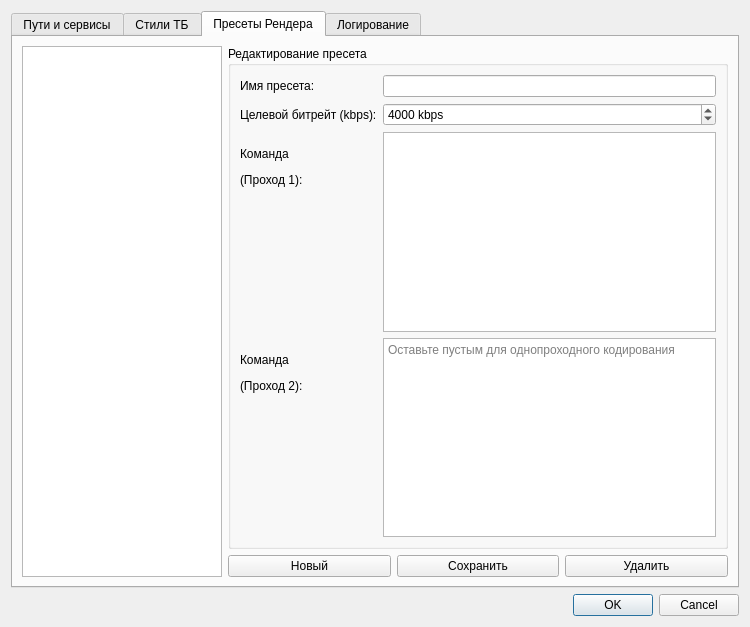
<?xml version="1.0" encoding="UTF-8"?>
<ui version="4.0">
 <class>SettingsDialog</class>
 <widget class="QDialog" name="SettingsDialog">
  <property name="geometry">
   <rect>
    <x>0</x>
    <y>0</y>
    <width>750</width>
    <height>627</height>
   </rect>
  </property>
  <property name="windowTitle">
   <string>Настройки</string>
  </property>
  <property name="modal">
   <bool>true</bool>
  </property>
  <layout class="QVBoxLayout" name="verticalLayout">
   <item>
    <widget class="QTabWidget" name="mainTabWidget">
     <property name="currentIndex">
      <number>2</number>
     </property>
     <widget class="QWidget" name="tabPaths">
      <attribute name="title">
       <string>Пути и сервисы</string>
      </attribute>
      <layout class="QVBoxLayout" name="verticalLayout_2">
       <item>
        <widget class="QGroupBox" name="groupBox">
         <property name="title">
          <string>Настройки Web API qBittorrent</string>
         </property>
         <layout class="QFormLayout" name="formLayout">
          <item row="0" column="0">
           <widget class="QLabel" name="label">
            <property name="text">
             <string>Хост:</string>
            </property>
           </widget>
          </item>
          <item row="0" column="1">
           <widget class="QLineEdit" name="hostEdit"/>
          </item>
          <item row="1" column="0">
           <widget class="QLabel" name="label_2">
            <property name="text">
             <string>Порт:</string>
            </property>
           </widget>
          </item>
          <item row="1" column="1">
           <widget class="QSpinBox" name="portSpinBox">
            <property name="minimum">
             <number>1</number>
            </property>
            <property name="maximum">
             <number>65535</number>
            </property>
           </widget>
          </item>
          <item row="2" column="0">
           <widget class="QLabel" name="label_3">
            <property name="text">
             <string>Имя пользователя:</string>
            </property>
           </widget>
          </item>
          <item row="2" column="1">
           <widget class="QLineEdit" name="userEdit"/>
          </item>
          <item row="3" column="0">
           <widget class="QLabel" name="label_4">
            <property name="text">
             <string>Пароль:</string>
            </property>
           </widget>
          </item>
          <item row="3" column="1">
           <widget class="QLineEdit" name="passwordEdit">
            <property name="echoMode">
             <enum>QLineEdit::EchoMode::Password</enum>
            </property>
           </widget>
          </item>
         </layout>
        </widget>
       </item>
       <item>
        <widget class="QGroupBox" name="groupBox_2">
         <property name="title">
          <string>Пути к утилитам</string>
         </property>
         <layout class="QGridLayout" name="gridLayout">
          <item row="0" column="0">
           <widget class="QLabel" name="label_5">
            <property name="text">
             <string>Путь к mkvmerge.exe:</string>
            </property>
           </widget>
          </item>
          <item row="0" column="1">
           <widget class="QLineEdit" name="mkvToolNixPathEdit"/>
          </item>
          <item row="0" column="2">
           <widget class="QPushButton" name="browseMkvToolNixButton">
            <property name="text">
             <string>Обзор...</string>
            </property>
           </widget>
          </item>
          <item row="1" column="0">
           <widget class="QLabel" name="label_8">
            <property name="text">
             <string>Путь к mkvextract.exe:</string>
            </property>
           </widget>
          </item>
          <item row="1" column="1">
           <widget class="QLineEdit" name="mkvExtractPathEdit"/>
          </item>
          <item row="1" column="2">
           <widget class="QPushButton" name="browseMkvExtractButton">
            <property name="text">
             <string>Обзор...</string>
            </property>
           </widget>
          </item>
          <item row="2" column="0">
           <widget class="QLabel" name="label_6">
            <property name="text">
             <string>Путь к ffmpeg.exe:</string>
            </property>
           </widget>
          </item>
          <item row="2" column="1">
           <widget class="QLineEdit" name="ffmpegPathEdit"/>
          </item>
          <item row="2" column="2">
           <widget class="QPushButton" name="browseFfmpegButton">
            <property name="text">
             <string>Обзор...</string>
            </property>
           </widget>
          </item>
          <item row="3" column="0">
           <widget class="QLabel" name="label_9">
            <property name="text">
             <string>Путь к qbittorrent.exe:</string>
            </property>
           </widget>
          </item>
          <item row="3" column="1">
           <widget class="QLineEdit" name="qbittorrentPathEdit"/>
          </item>
          <item row="3" column="2">
           <widget class="QPushButton" name="browseQbittorrentButton">
            <property name="text">
             <string>Обзор...</string>
            </property>
           </widget>
          </item>
         </layout>
        </widget>
       </item>
       <item>
        <widget class="QGroupBox" name="groupBox_3">
         <property name="title">
          <string>Настройки работы с файлами</string>
         </property>
         <layout class="QGridLayout" name="gridLayout_2">
          <item row="0" column="0" colspan="2">
           <widget class="QCheckBox" name="deleteTempFilesCheckBox">
            <property name="text">
             <string>Удалять временные видео- и аудиофайлы после сборки</string>
            </property>
           </widget>
          </item>
          <item row="1" column="0">
           <widget class="QLabel" name="label_12">
            <property name="text">
             <string>Действие с файлами, указанными вручную:</string>
            </property>
           </widget>
          </item>
          <item row="1" column="1">
           <widget class="QComboBox" name="userFileActionComboBox">
            <item>
             <property name="text">
              <string>Перемещать в папку проекта</string>
             </property>
            </item>
            <item>
             <property name="text">
              <string>Копировать в папку проекта</string>
             </property>
            </item>
            <item>
             <property name="text">
              <string>Использовать оригинальный путь</string>
             </property>
            </item>
           </widget>
          </item>
         </layout>
        </widget>
       </item>
       <item>
        <spacer name="verticalSpacer">
         <property name="orientation">
          <enum>Qt::Orientation::Vertical</enum>
         </property>
         <property name="sizeHint" stdset="0">
          <size>
           <width>20</width>
           <height>40</height>
          </size>
         </property>
        </spacer>
       </item>
      </layout>
     </widget>
     <widget class="QWidget" name="tabTbStyles">
      <attribute name="title">
       <string>Стили ТБ</string>
      </attribute>
      <layout class="QVBoxLayout" name="verticalLayout_3">
       <item>
        <widget class="QTableWidget" name="tbStylesTable">
         <column>
          <property name="text">
           <string>Имя стиля</string>
          </property>
         </column>
         <column>
          <property name="text">
           <string>PlayResX</string>
          </property>
         </column>
         <column>
          <property name="text">
           <string>Теги</string>
          </property>
         </column>
         <column>
          <property name="text">
           <string>Margin L</string>
          </property>
         </column>
         <column>
          <property name="text">
           <string>Margin R</string>
          </property>
         </column>
         <column>
          <property name="text">
           <string>Margin V</string>
          </property>
         </column>
        </widget>
       </item>
       <item>
        <layout class="QHBoxLayout" name="horizontalLayout">
         <item>
          <widget class="QPushButton" name="addTbStyleButton">
           <property name="text">
            <string>Добавить стиль</string>
           </property>
          </widget>
         </item>
         <item>
          <widget class="QPushButton" name="removeTbStyleButton">
           <property name="text">
            <string>Удалить выбранный</string>
           </property>
          </widget>
         </item>
         <item>
          <spacer name="horizontalSpacer">
           <property name="orientation">
            <enum>Qt::Orientation::Horizontal</enum>
           </property>
           <property name="sizeHint" stdset="0">
            <size>
             <width>40</width>
             <height>20</height>
            </size>
           </property>
          </spacer>
         </item>
        </layout>
       </item>
      </layout>
     </widget>
     <widget class="QWidget" name="tabRenderPresets">
      <attribute name="title">
       <string>Пресеты Рендера</string>
      </attribute>
      <layout class="QHBoxLayout" name="horizontalLayout_2">
       <item>
        <widget class="QListWidget" name="renderPresetsList">
         <property name="maximumSize">
          <size>
           <width>200</width>
           <height>16777215</height>
          </size>
         </property>
        </widget>
       </item>
       <item>
        <layout class="QVBoxLayout" name="verticalLayout_4">
         <item>
          <widget class="QGroupBox" name="renderPresetEditorGroup">
           <property name="title">
            <string>Редактирование пресета</string>
           </property>
           <layout class="QFormLayout" name="formLayout_2">
            <item row="0" column="0">
             <widget class="QLabel" name="label_7">
              <property name="text">
               <string>Имя пресета:</string>
              </property>
             </widget>
            </item>
            <item row="0" column="1">
             <widget class="QLineEdit" name="renderPresetNameEdit"/>
            </item>
            <item row="1" column="0">
             <widget class="QLabel" name="label_26">
              <property name="text">
               <string>Целевой битрейт (kbps):</string>
              </property>
             </widget>
            </item>
            <item row="1" column="1">
             <widget class="QSpinBox" name="targetBitrateSpinBox">
              <property name="toolTip">
               <string>Целевой битрейт для проверки. Установите 0, чтобы отключить проверку.</string>
              </property>
              <property name="suffix">
               <string> kbps</string>
              </property>
              <property name="maximum">
               <number>50000</number>
              </property>
              <property name="value">
               <number>4000</number>
              </property>
             </widget>
            </item>
            <item row="2" column="0">
             <widget class="QLabel" name="label_10">
              <property name="text">
               <string>&lt;html&gt;&lt;head/&gt;&lt;body&gt;&lt;p&gt;Команда &lt;/p&gt;&lt;p&gt;(Проход 1):&lt;/p&gt;&lt;/body&gt;&lt;/html&gt;</string>
              </property>
             </widget>
            </item>
            <item row="2" column="1">
             <widget class="QPlainTextEdit" name="renderPresetCommandEdit_Pass1"/>
            </item>
            <item row="3" column="0">
             <widget class="QLabel" name="label_11">
              <property name="text">
               <string>&lt;html&gt;&lt;head/&gt;&lt;body&gt;&lt;p&gt;Команда&lt;/p&gt;&lt;p&gt;(Проход 2):&lt;/p&gt;&lt;/body&gt;&lt;/html&gt;</string>
              </property>
             </widget>
            </item>
            <item row="3" column="1">
             <widget class="QPlainTextEdit" name="renderPresetCommandEdit_Pass2">
              <property name="placeholderText">
               <string>Оставьте пустым для однопроходного кодирования</string>
              </property>
             </widget>
            </item>
           </layout>
          </widget>
         </item>
         <item>
          <layout class="QHBoxLayout" name="horizontalLayout_3">
           <item>
            <widget class="QPushButton" name="newRenderPresetButton">
             <property name="text">
              <string>Новый</string>
             </property>
            </widget>
           </item>
           <item>
            <widget class="QPushButton" name="saveRenderPresetButton">
             <property name="text">
              <string>Сохранить</string>
             </property>
            </widget>
           </item>
           <item>
            <widget class="QPushButton" name="deleteRenderPresetButton">
             <property name="text">
              <string>Удалить</string>
             </property>
            </widget>
           </item>
          </layout>
         </item>
        </layout>
       </item>
      </layout>
     </widget>
     <widget class="QWidget" name="tabLogging">
      <attribute name="title">
       <string>Логирование</string>
      </attribute>
      <layout class="QVBoxLayout" name="verticalLayout_5">
       <item>
        <widget class="QGroupBox" name="groupBox_4">
         <property name="title">
          <string>Отображаемые категории логов</string>
         </property>
         <layout class="QVBoxLayout" name="verticalLayout_6">
          <item>
           <widget class="QCheckBox" name="logAppCheckBox">
            <property name="text">
             <string>APP (основные события приложения)</string>
            </property>
            <property name="checked">
             <bool>true</bool>
            </property>
           </widget>
          </item>
          <item>
           <widget class="QCheckBox" name="logMkvToolNixCheckBox">
            <property name="text">
             <string>MKVToolNix (вывод от mkvmerge, mkvextract)</string>
            </property>
           </widget>
          </item>
          <item>
           <widget class="QCheckBox" name="logFfmpegCheckBox">
            <property name="text">
             <string>FFMPEG (вывод от ffmpeg)</string>
            </property>
           </widget>
          </item>
          <item>
           <widget class="QCheckBox" name="logQbittorrentCheckBox">
            <property name="text">
             <string>qBittorrent (события Web API)</string>
            </property>
           </widget>
          </item>
          <item>
           <widget class="QCheckBox" name="logDebugCheckBox">
            <property name="text">
             <string>DEBUG (детальная отладочная информация)</string>
            </property>
           </widget>
          </item>
         </layout>
        </widget>
       </item>
       <item>
        <spacer name="verticalSpacer_2">
         <property name="orientation">
          <enum>Qt::Orientation::Vertical</enum>
         </property>
         <property name="sizeHint" stdset="0">
          <size>
           <width>20</width>
           <height>40</height>
          </size>
         </property>
        </spacer>
       </item>
      </layout>
     </widget>
    </widget>
   </item>
   <item>
    <widget class="QDialogButtonBox" name="buttonBox">
     <property name="orientation">
      <enum>Qt::Orientation::Horizontal</enum>
     </property>
     <property name="standardButtons">
      <set>QDialogButtonBox::StandardButton::Cancel|QDialogButtonBox::StandardButton::Ok</set>
     </property>
    </widget>
   </item>
  </layout>
 </widget>
 <resources/>
 <connections>
  <connection>
   <sender>buttonBox</sender>
   <signal>accepted()</signal>
   <receiver>SettingsDialog</receiver>
   <slot>accept()</slot>
   <hints>
    <hint type="sourcelabel">
     <x>20</x>
     <y>20</y>
    </hint>
    <hint type="destinationlabel">
     <x>20</x>
     <y>20</y>
    </hint>
   </hints>
  </connection>
  <connection>
   <sender>buttonBox</sender>
   <signal>rejected()</signal>
   <receiver>SettingsDialog</receiver>
   <slot>reject()</slot>
   <hints>
    <hint type="sourcelabel">
     <x>20</x>
     <y>20</y>
    </hint>
    <hint type="destinationlabel">
     <x>20</x>
     <y>20</y>
    </hint>
   </hints>
  </connection>
 </connections>
</ui>
